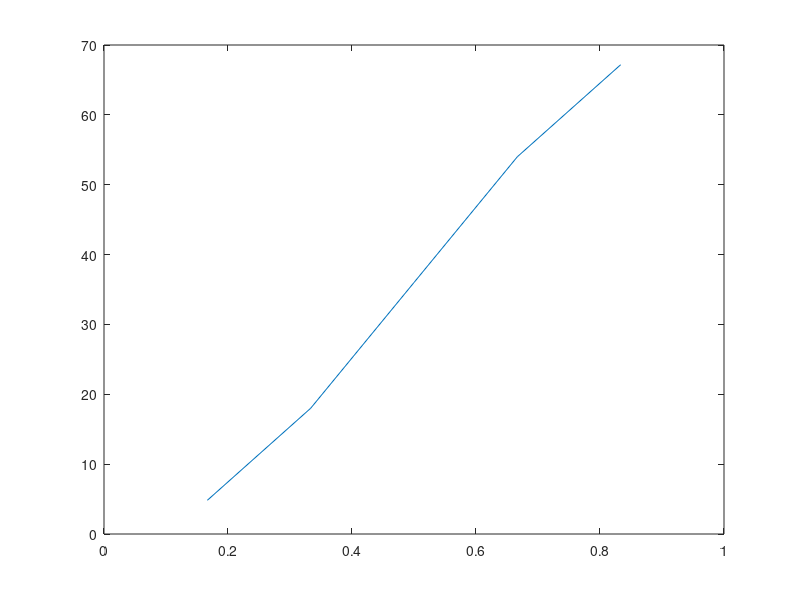

This figure's MATLAB source:
A = 1+ ones(1,5);
m = diag(A);
m(1,2) = -1; m(2,1)=-1; m(2,3)=-1;  m(3,2)=-1;  m(3,4)=-1;
m(4,3)=-1;  m(4,5)=-1;  m(5,4)=-1;

H = ((5+1)^2 / 2) .* m

y_values = eig(H);
x_values = linspace(1/(5+1), 5/(5+1), 5);

plot(x_values, y_values)
